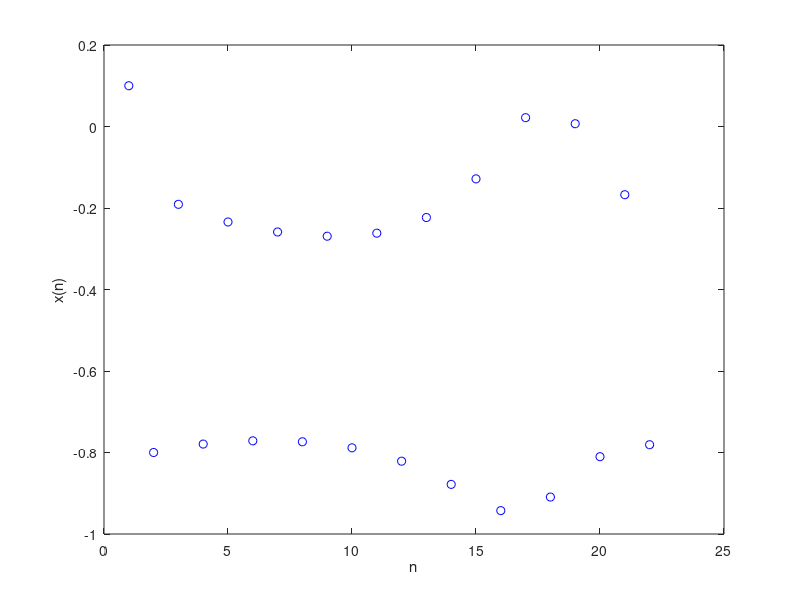
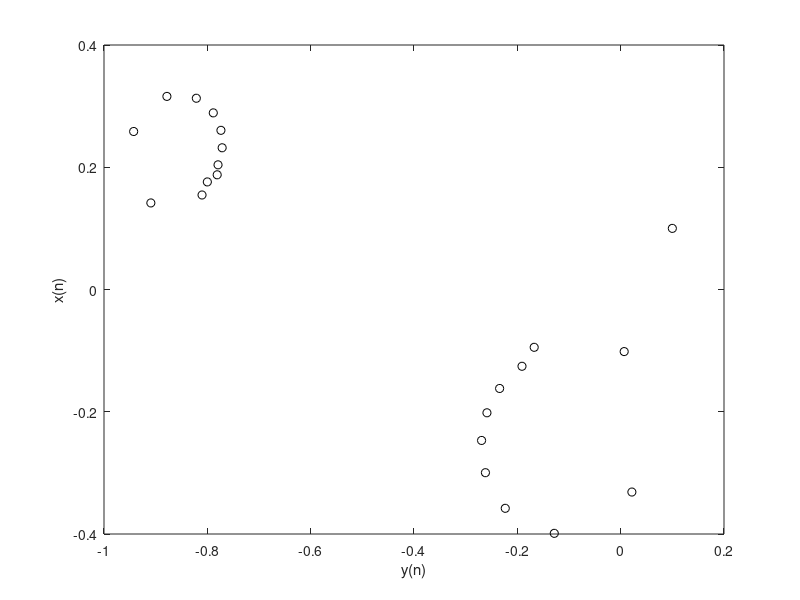
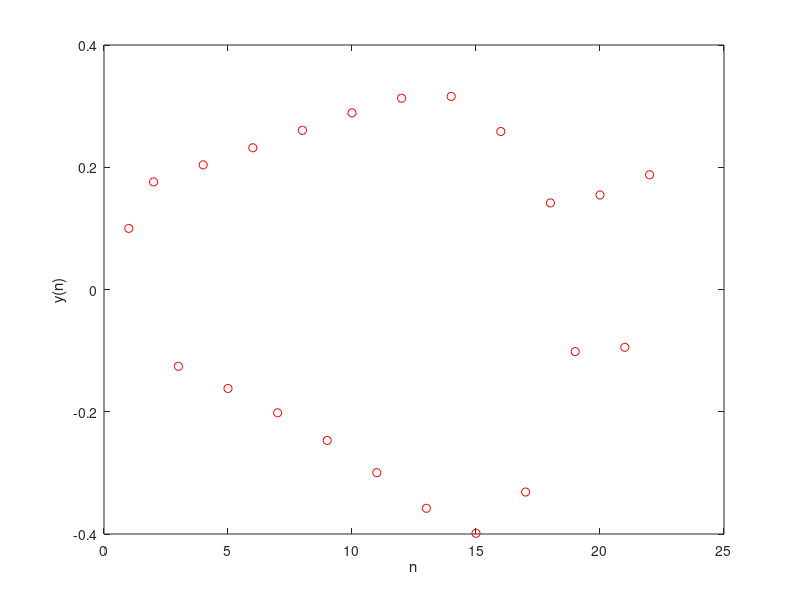
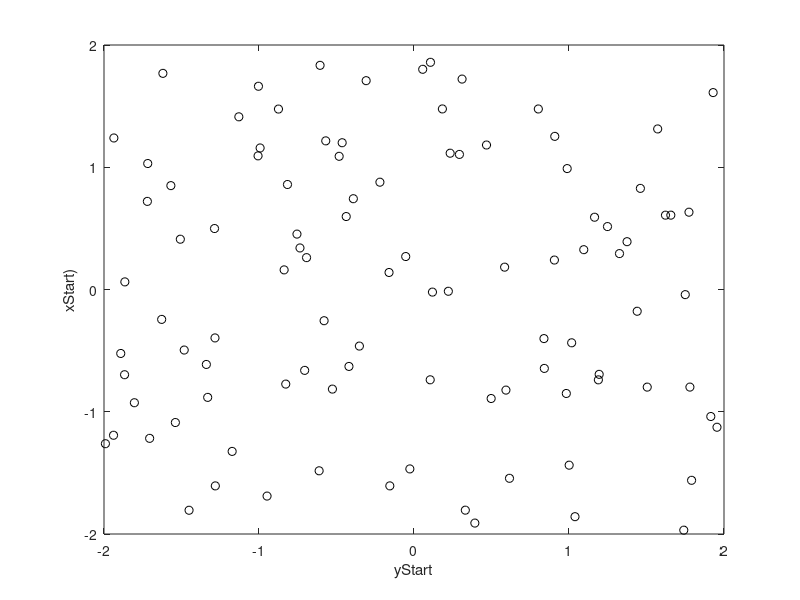

MATLAB code for these plots, in order:


% n - number of days
% x - fraction of caffeinated 

nMax = 21; % max number of days to simulate
c = -0.8;
d = 0.156;

% N = 10; % number of scoops in each jar
x = zeros(1,nMax); % fraction caffeinated
x(1) = 0.1; % initial fraction caffeinated

y = zeros(1,nMax); % fraction caffeinated
y(1) = 0.1; % initial fraction caffeinated

for n=1:nMax
    
    x(n+1) =  (x(n))^2 - (y(n))^2 + c;
    y(n+1) = 2*x(n)*y(n) +  d; 
    %x(n) = x(n-1) - 1/N*x(n-1);
    
end % finished 

% THE MODEL ^
% ------------------------------------------
% THE BEHAVIOR / THE OUTPUT ? 

figure(1); 
plot(x,'ob');
ylabel('x(n)')
xlabel('n')

figure(2)
plot(x, y, 'ok');
ylabel('x(n)')
xlabel('y(n)')

figure(3);
plot(y,'or');
ylabel('y(n)')
xlabel('n')

%% Part d
xStart = -2 + (2+2)*rand(1, 100) ;

yStart = -2 + (2+2)*rand(1, 100) ;

figure(4)
plot(xStart, yStart, 'ok');
ylabel('xStart)')
xlabel('yStart')


%% part e

for n=1:nMax
    
    xStart(n+1) =  (xStart(n))^2 - (yStart(n))^2 + c;
    yStart(n+1) = 2*xStart(n)*yStart(n) +  d; 
    
end % finished 

figure(5)
plot(xStart, yStart, '.k');
ylabel('x(n)')
xlabel('y(n)')

figure(5)
hold on
if (xStart(22) >2 & yStart(22)>2 & xStart(22) < -2 & yStart(22) < -2 ) 
    plot(xStart(1), yStart(1), 'or') 
else
    plot(xStart(1),yStart(1),'ob' )
end  

